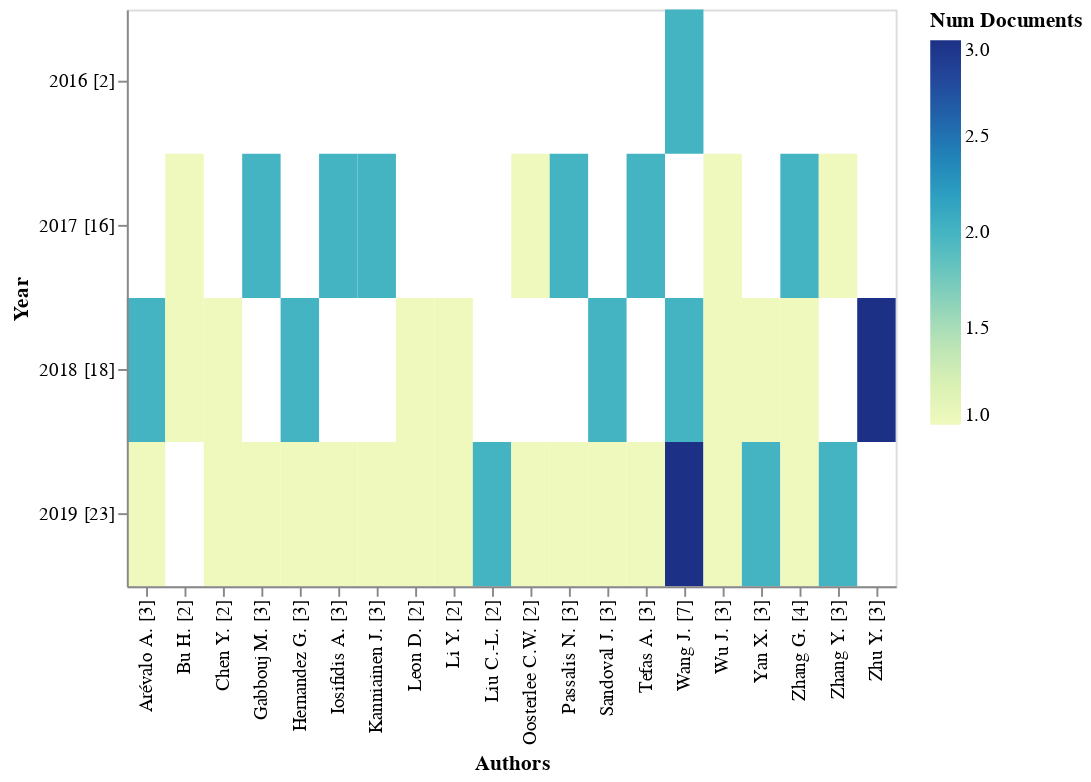

Notebook cell for this chart:
### Code cell
rdf.terms_by_year( 
    column='Authors', 
    sep=',',
    top_n=20).altair_heatmap()

### Figure 1 — Vega-Lite specification as saved in the notebook (floating-point values rounded to 4 significant figures)
{"$schema": "https://vega.github.io/schema/vega-lite/v3.4.0.json", "config": {"mark": {"tooltip": null}, "view": {"height": 300, "width": 400}}, "data": {"name": "data-cdd4ab9f01bdfc3b7560895b54f95449"}, "datasets": {"data-cdd4ab9f01bdfc3b7560895b54f95449": [{"Authors": "Arévalo A. [3]", "ID": ["[*94*]", "[*100*]"], "Num Documents": 2, "Year": "2018 [18]"}, {"Authors": "Arévalo A. [3]", "ID": ["[*52*]"], "Num Documents": 1, "Year": "2019 [23]"}, {"Authors": "Bu H. [2]", "ID": ["[*115*]"], "Num Documents": 1, "Year": "2017 [16]"}, {"Authors": "Bu H. [2]", "ID": ["[*66*]"], "Num Documents": 1, "Year": "2018 [18]"}, {"Authors": "Chen Y. [2]", "ID": ["[*66*]"], "Num Documents": 1, "Year": "2018 [18]"}, {"Authors": "Chen Y. [2]", "ID": ["[*46*]"], "Num Documents": 1, "Year": "2019 [23]"}, {"Authors": "Gabbouj M. [3]", "ID": ["[*110*]", "[*114*]"], "Num Documents": 2, "Year": "2017 [16]"}, {"Authors": "Gabbouj M. [3]", "ID": ["[*8*]"], "Num Documents": 1, "Year": "2019 [23]"}, {"Authors": "Hernandez G. [3]", "ID": ["[*94*]", "[*100*]"], "Num Documents": 2, "Year": "2018 [18]"}, {"Authors": "Hernandez G. [3]", "ID": ["[*52*]"], "Num Documents": 1, "Year": "2019 [23]"}, {"Authors": "Iosifidis A. [3]", "ID": ["[*110*]", "[*114*]"], "Num Documents": 2, "Year": "2017 [16]"}, {"Authors": "Iosifidis A. [3]", "ID": ["[*8*]"], "Num Documents": 1, "Year": "2019 [23]"}, {"Authors": "Kanniainen J. [3]", "ID": ["[*110*]", "[*114*]"], "Num Documents": 2, "Year": "2017 [16]"}, {"Authors": "Kanniainen J. [3]", "ID": ["[*8*]"], "Num Documents": 1, "Year": "2019 [23]"}, {"Authors": "Leon D. [2]", "ID": ["[*94*]"], "Num Documents": 1, "Year": "2018 [18]"}, {"Authors": "Leon D. [2]", "ID": ["[*52*]"], "Num Documents": 1, "Year": "2019 [23]"}, {"Authors": "Li Y. [2]", "ID": ["[*97*]"], "Num Documents": 1, "Year": "2018 [18]"}, {"Authors": "Li Y. [2]", "ID": ["[*40*]"], "Num Documents": 1, "Year": "2019 [23]"}, {"Authors": "Liu C.-L. [2]", "ID": ["[*19*]", "[*42*]"], "Num Documents": 2, "Year": "2019 [23]"}, {"Authors": "Oosterlee C.W. [2]", "ID": ["[*120*]"], "Num Documents": 1, "Year": "2017 [16]"}, {"Authors": "Oosterlee C.W. [2]", "ID": ["[*18*]"], "Num Documents": 1, "Year": "2019 [23]"}, {"Authors": "Passalis N. [3]", "ID": ["[*110*]", "[*114*]"], "Num Documents": 2, "Year": "2017 [16]"}, {"Authors": "Passalis N. [3]", "ID": ["[*8*]"], "Num Documents": 1, "Year": "2019 [23]"}, {"Authors": "Sandoval J. [3]", "ID": ["[*94*]", "[*100*]"], "Num Documents": 2, "Year": "2018 [18]"}, {"Authors": "Sandoval J. [3]", "ID": ["[*52*]"], "Num Documents": 1, "Year": "2019 [23]"}, {"Authors": "Tefas A. [3]", "ID": ["[*110*]", "[*114*]"], "Num Documents": 2, "Year": "2017 [16]"}, {"Authors": "Tefas A. [3]", "ID": ["[*8*]"], "Num Documents": 1, "Year": "2019 [23]"}, {"Authors": "Wang J. [7]", "ID": ["[*128*]", "[*128*]"], "Num Documents": 2, "Year": "2016 [2]"}, {"Authors": "Wang J. [7]", "ID": ["[*80*]", "[*87*]"], "Num Documents": 2, "Year": "2018 [18]"}, {"Authors": "Wang J. [7]", "ID": ["[*3*]", "[*10*]", "[*15*]"], "Num Documents": 3, "Year": "2019 [23]"}, {"Authors": "Wu J. [3]", "ID": ["[*115*]"], "Num Documents": 1, "Year": "2017 [16]"}, {"Authors": "Wu J. [3]", "ID": ["[*66*]"], "Num Documents": 1, "Year": "2018 [18]"}, {"Authors": "Wu J. [3]", "ID": ["[*34*]"], "Num Documents": 1, "Year": "2019 [23]"}, {"Authors": "Yan X. [3]", "ID": ["[*85*]"], "Num Documents": 1, "Year": "2018 [18]"}, {"Authors": "Yan X. [3]", "ID": ["[*13*]", "[*44*]"], "Num Documents": 2, "Year": "2019 [23]"}, {"Authors": "Zhang G. [4]", "ID": ["[*117*]", "[*119*]"], "Num Documents": 2, "Year": "2017 [16]"}, {"Authors": "Zhang G. [4]", "ID": ["[*78*]"], "Num Documents": 1, "Year": "2018 [18]"}, {"Authors": "Zhang G. [4]", "ID": ["[*27*]"], "Num Documents": 1, "Year": "2019 [23]"}, {"Authors": "Zhang Y. [3]", "ID": ["[*109*]"], "Num Documents": 1, "Year": "2017 [16]"}, {"Authors": "Zhang Y. [3]", "ID": ["[*4*]", "[*6*]"], "Num Documents": 2, "Year": "2019 [23]"}, {"Authors": "Zhu Y. [3]", "ID": ["[*78*]", "[*88*]", "[*89*]"], "Num Documents": 3, "Year": "2018 [18]"}]}, "encoding": {"color": {"field": "Num Documents", "type": "quantitative"}, "x": {"field": "Authors", "sort": "ascending", "type": "ordinal"}, "y": {"field": "Year", "sort": "ascending", "type": "ordinal"}}, "mark": "rect"}
